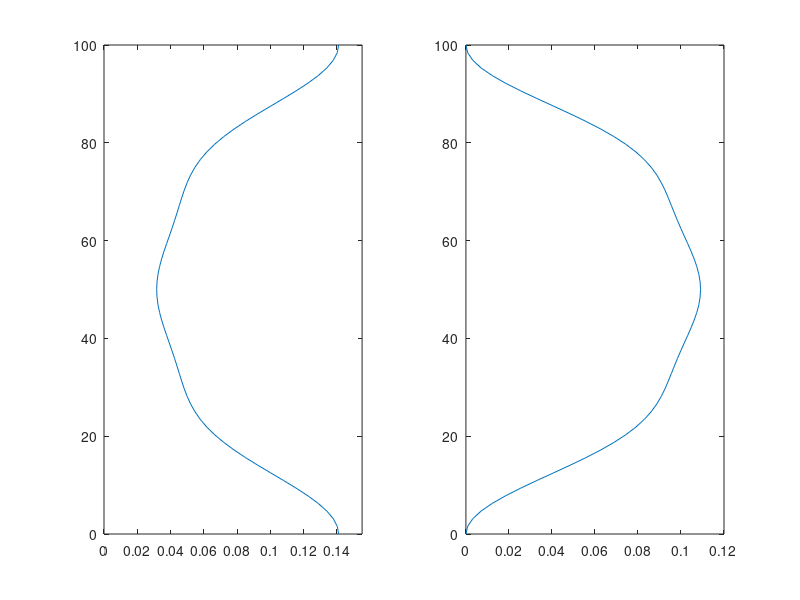
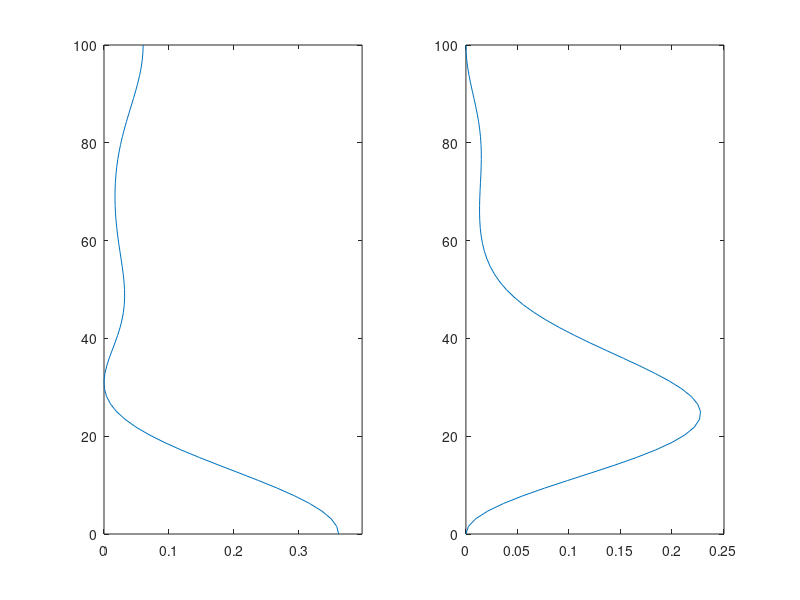

These charts were generated, in order, by the following MATLAB code:
latitude = 33;
f0 = 2 * 7.2921E-5 * sin( latitude*pi/180 );

j_star = 3;
L_gm = 1.3e3; % thermocline exponential scale, meters
invT_gm = 5.2e-3; % reference buoyancy frequency, radians/seconds
E_gm = 6.3e-5; % non-dimensional energy parameter
E = L_gm*L_gm*L_gm*invT_gm*invT_gm*E_gm;
N0 = invT_gm;

H = (j_star+(1:1024)).^(-5/2);
H_norm = 1/sum(H);
B_norm = 1/atan(sqrt(N0*N0/(f0*f0)-1));


GM2D_uv_int = @(omega0,omega1,j) B_norm*H_norm*E*((j+j_star).^(-5/2))*( f0*sqrt(omega1*omega1-f0*f0)/(2*omega1*omega1) - (3/2)*atan(f0/sqrt(omega1*omega1-f0*f0)) - f0*sqrt(omega0*omega0-f0*f0)/(2*omega0*omega0) + (3/2)*atan(f0/sqrt(omega0*omega0-f0*f0)));


L = 100;
z = linspace(0,L,65)';

H = H_norm*(j_star+(1:1024)).^(-5/2);

j_max = 3;

F2 = 0*z;
G2 = 0*z;
for j = 1:j_max
    F2 = F2 + (cos(z*j*pi/L)*H_norm*(j_star+j).^(-5/2)).^2;
    G2 = G2 + (sin(z*j*pi/L)*H_norm*(j_star+j).^(-5/2)).^2;
end

figure
subplot(1,2,1)
plot(F2,z)
xlim([0 1.1*max(F2)])
subplot(1,2,2)
plot(G2,z)
xlim([0 1.1*max(G2)])


F2 = 0*z;
G2 = 0*z;
for j = 1:j_max
    F2 = F2 + cos(z*j*pi/L)*H_norm*(j_star+j).^(-5/2);
    G2 = G2 + sin(z*j*pi/L)*H_norm*(j_star+j).^(-5/2);
end
F2 = F2.^2;
G2 = G2.^2;

figure
subplot(1,2,1)
plot(F2,z)
xlim([0 1.1*max(F2)])
subplot(1,2,2)
plot(G2,z)
xlim([0 1.1*max(G2)])